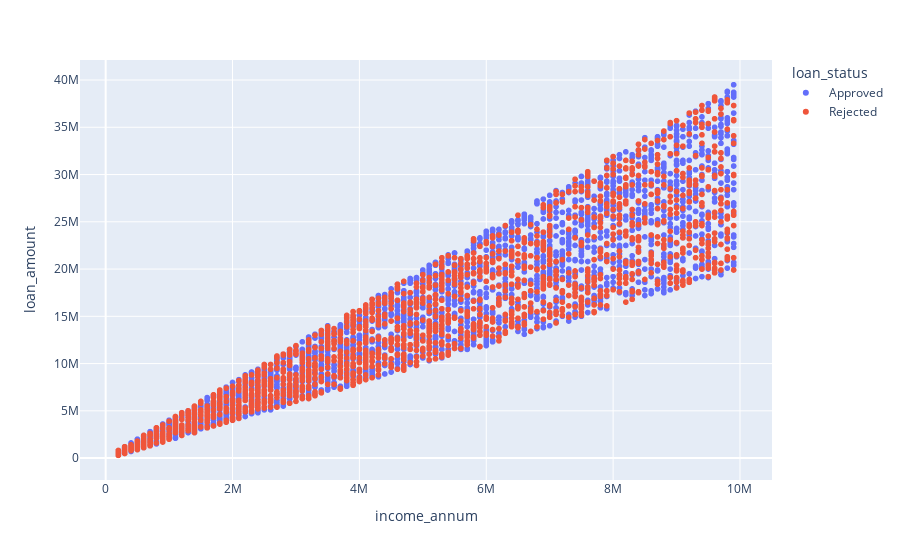

Here is the notebook cell this chart was saved with:
### Code cell
# creating plots of features against each other , color coded by class
for x_axis_data , y_axis_data in [(' income_annum',' loan_amount')]:
    px.scatter(loan_approval_dataset, x=x_axis_data, y=y_axis_data, color=' loan_status').show()
#from the below graph we can infer that as the income increases the loan amount demanded also increases

### Figure 1 — Plotly figure (JSON) as saved in the notebook; plotly's stock layout.template omitted (floating-point values rounded to 4 significant figures; data arrays with more than 128 entries replaced by an {"elided": "..."} marker saying what was removed)
{"data": [{"hovertemplate": " loan_status= Approved<br> income_annum=%{x}<br> loan_amount=%{y}<extra></extra>", "legendgroup": " Approved", "marker": {"color": "#636efa", "symbol": "circle"}, "mode": "markers", "name": " Approved", "showlegend": true, "type": "scattergl", "x": {"elided": "2656 int values"}, "xaxis": "x", "y": {"elided": "2656 int values"}, "yaxis": "y"}, {"hovertemplate": " loan_status= Rejected<br> income_annum=%{x}<br> loan_amount=%{y}<extra></extra>", "legendgroup": " Rejected", "marker": {"color": "#EF553B", "symbol": "circle"}, "mode": "markers", "name": " Rejected", "showlegend": true, "type": "scattergl", "x": {"elided": "1613 int values"}, "xaxis": "x", "y": {"elided": "1613 int values"}, "yaxis": "y"}], "layout": {"autosize": true, "legend": {"title": {"text": " loan_status"}, "tracegroupgap": 0}, "margin": {"t": 60}, "xaxis": {"anchor": "y", "autorange": true, "domain": [0, 1], "range": [-390200.0, 10490000.0], "title": {"text": " income_annum"}, "type": "linear"}, "yaxis": {"anchor": "x", "autorange": true, "domain": [0, 1], "range": [-2735000.0, 42540000.0], "title": {"text": " loan_amount"}, "type": "linear"}}}
